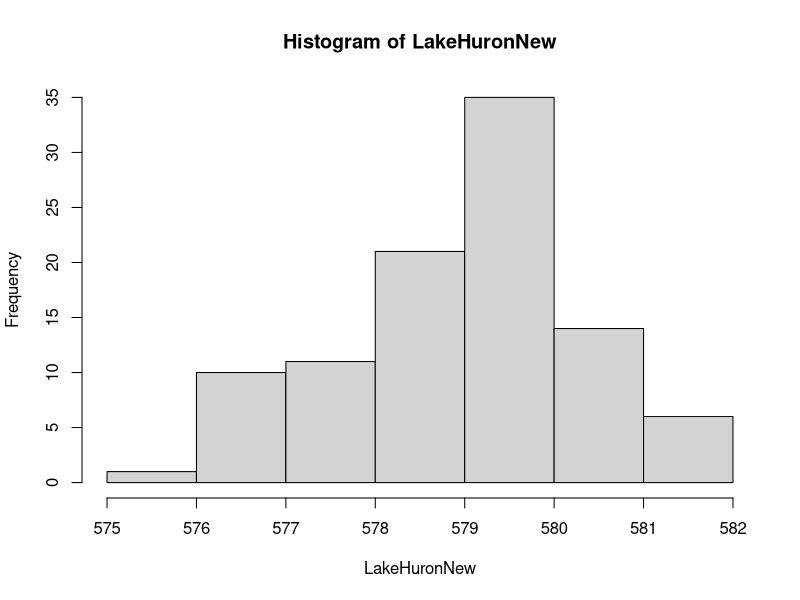
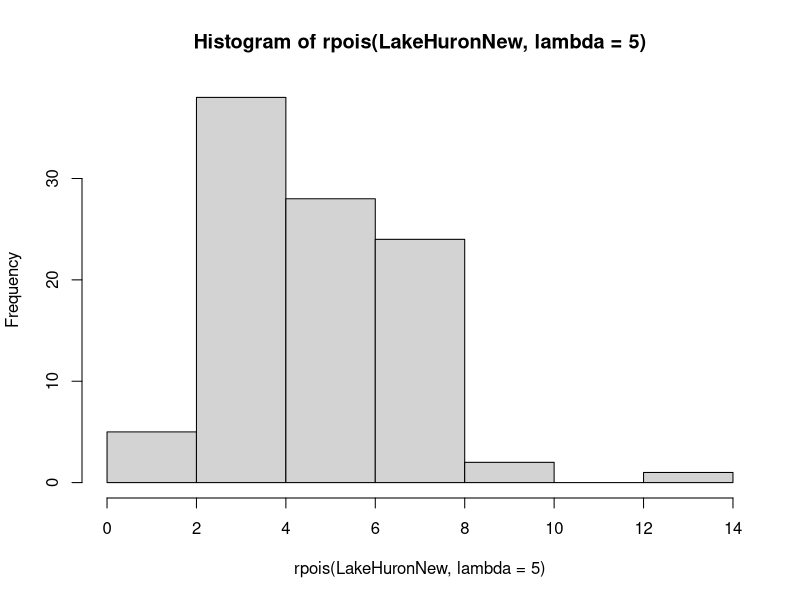

Write the R code that produced these figures, in order.
## ---- chunk 1
data()
## ---- chunk 2
#Biochemical Oxygen Demand
?BOD
BODNew <- BOD
summary(BODNew)
View(BODNew)
# BODNew
## ---- chunk 3
# Level of Lake Huron 1875–1972
?LakeHuron
LakeHuronNew <- LakeHuron
summary(LakeHuronNew)
View(LakeHuronNew)
# LakeHuronNew
## ---- chunk 4
#histogram
hist(LakeHuronNew)
## ---- chunk 5
#poisson distribution
hist(rpois(LakeHuronNew,lambda = 5))
